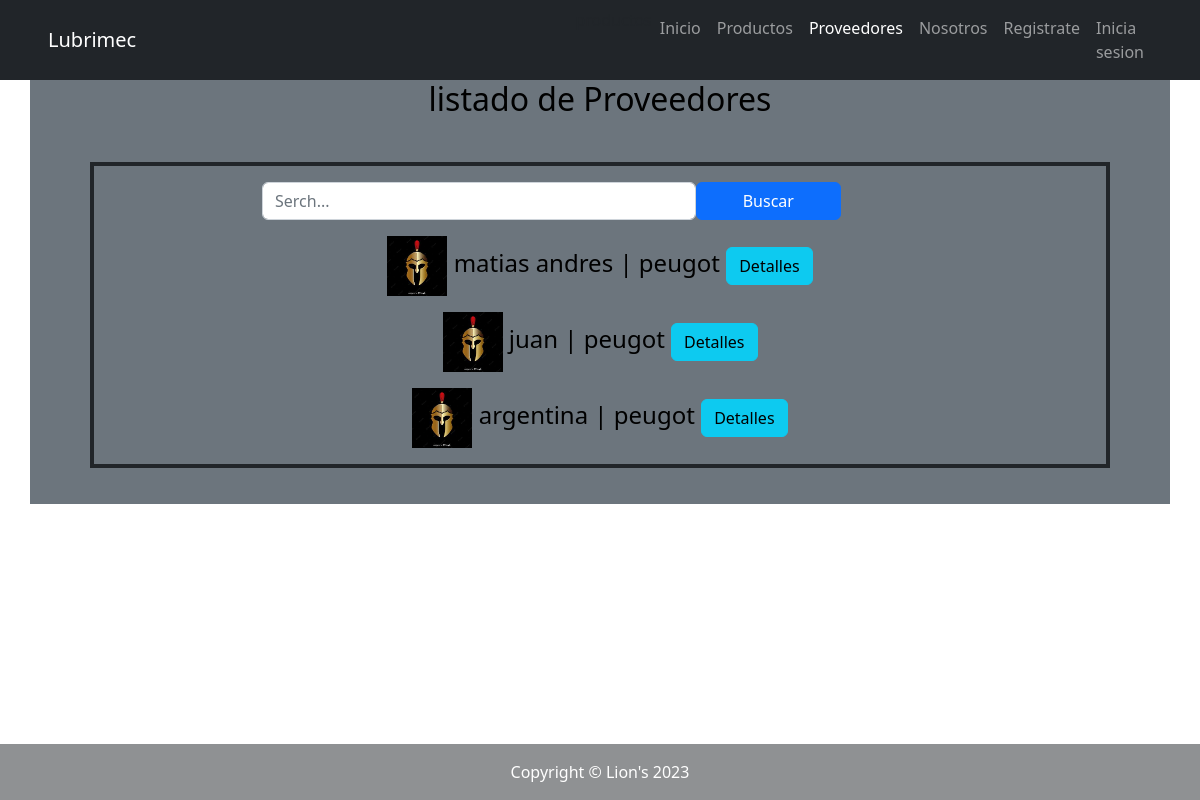
Page /proveedores/proveedores/ on the earlier database version.
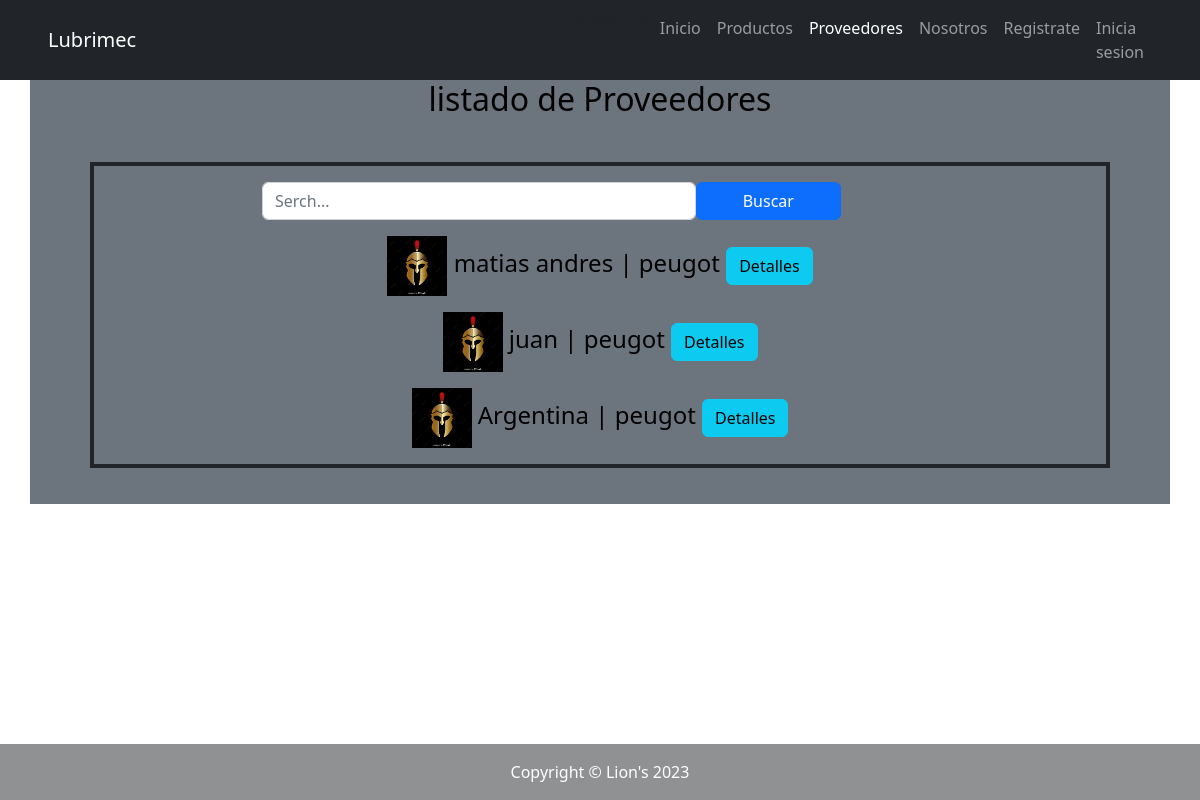
Same page on the later database version.
### apps/proveedores/models.py (models this page shows)
class Proveedores(models.Model):
    nombre= models.CharField(max_length=250, blank=False, null=True)
    apellidos= models.CharField(max_length=250, blank=True, null=False)
    email= models.EmailField(blank=False, null=False)
    empresa= models.CharField(max_length=250, blank=False, null=False,)
    descripcion= models.TextField(blank=True, null=True,)
    imagen= models.ImageField(upload_to= "img_producto", blank= False, null= False)
    def __str__(self) -> str:
        return f"{self.nombre} | {self.empresa}"

### apps/proveedores/views.py (the view)
# urls.py: path("proveedores/", views.VerProveedores, name= "Proveedores"),
def VerProveedores(request):
    Proveedores= models.Proveedores.objects.all()
    context= {"proveedores_list": Proveedores}
    return render(request, "proveedores/ProveedoresShow.html", context)

### apps/proveedores/templates/proveedores/ProveedoresShow.html (shortened to what this page needs)
{% extends 'home/index.html' %}
{% block CONTENIDO_INDEX %}
    <div
        {% if user.is_staff %}
            class= "container fs-4 fw-medium bg-dark text-center text-bg-primary"
        {% else %}
            class= "container fs-4 fw-medium bg-secondary text-center text-bg-info"
        {% endif %}>
        <h2>listado de Proveedores</h2>
        <br>
        <div
            {% if user.is_staff %}
                class= "border border-4 border-warning mx-5"
            {% else %}
                class= "border border-4 border-dark mx-5 "
            {% endif %}>
            {% include 'proveedores/SearchBar.html' %}
            {% if proveedores_list %}
                {% for obj in proveedores_list %}
                    <img height="60px" width="60px" src="{{ obj.imagen.url }}" alt=" ">  {{obj}}
                    {% include 'proveedores/SliderProveedores.html' with titulo="Detalles" SliderId=obj.id %}
                {% endfor %}
            {% else %}
                <p>No hay elementos disponibles</p>
            {% endif %}
        </div>
        <br>
    </div>
{% endblock CONTENIDO_INDEX %}

### apps/proveedores/templates/proveedores/SliderProveedores.html (shortened to what this page needs)
<button class="btn btn-info" type="button" data-bs-toggle="collapse" data-bs-target="#slider{{SliderId}}" aria-expanded="false" aria-controls="collapseExample">
    {{titulo}}
</button>

Differences in the rows shown:
changed Proveedores: nombre+empresa "argentina | peugot" → "Argentina | peugot"
